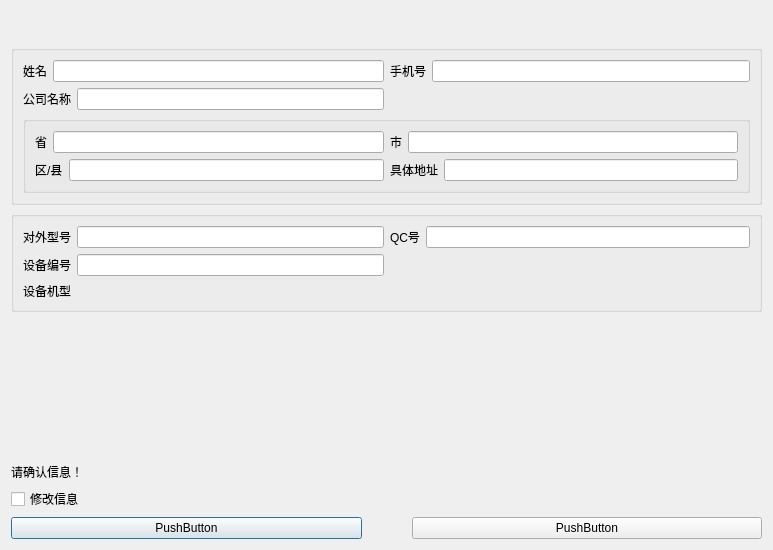
<?xml version="1.0" encoding="UTF-8"?>
<ui version="4.0">
 <class>OneKeyDialog</class>
 <widget class="QDialog" name="OneKeyDialog">
  <property name="geometry">
   <rect>
    <x>0</x>
    <y>0</y>
    <width>773</width>
    <height>550</height>
   </rect>
  </property>
  <property name="windowTitle">
   <string notr="true">Dialog</string>
  </property>
  <layout class="QGridLayout" name="gridLayout_5">
   <property name="topMargin">
    <number>45</number>
   </property>
   <item row="7" column="0">
    <layout class="QGridLayout" name="gridLayout_2">
     <property name="horizontalSpacing">
      <number>50</number>
     </property>
     <item row="0" column="0">
      <widget class="QPushButton" name="cancelBtn">
       <property name="text">
        <string notr="true">PushButton</string>
       </property>
      </widget>
     </item>
     <item row="0" column="1">
      <widget class="QPushButton" name="okBtn">
       <property name="text">
        <string notr="true">PushButton</string>
       </property>
      </widget>
     </item>
    </layout>
   </item>
   <item row="6" column="0">
    <widget class="QCheckBox" name="checkBox">
     <property name="text">
      <string>修改信息</string>
     </property>
    </widget>
   </item>
   <item row="0" column="0">
    <widget class="QGroupBox" name="groupBox">
     <property name="title">
      <string/>
     </property>
     <layout class="QGridLayout" name="gridLayout_6">
      <item row="0" column="0">
       <layout class="QGridLayout" name="gridLayout">
        <item row="0" column="0">
         <layout class="QHBoxLayout" name="horizontalLayout">
          <item>
           <widget class="QLabel" name="label_name">
            <property name="text">
             <string>姓名</string>
            </property>
           </widget>
          </item>
          <item>
           <widget class="myLineEdit" name="lineEdit_name"/>
          </item>
         </layout>
        </item>
        <item row="0" column="1">
         <layout class="QHBoxLayout" name="horizontalLayout_2">
          <item>
           <widget class="QLabel" name="label_phone">
            <property name="text">
             <string>手机号</string>
            </property>
           </widget>
          </item>
          <item>
           <widget class="myLineEdit" name="lineEdit_phone"/>
          </item>
         </layout>
        </item>
        <item row="1" column="0">
         <layout class="QHBoxLayout" name="horizontalLayout_3">
          <item>
           <widget class="QLabel" name="label_compname">
            <property name="text">
             <string>公司名称</string>
            </property>
           </widget>
          </item>
          <item>
           <widget class="myLineEdit" name="lineEdit_comname"/>
          </item>
         </layout>
        </item>
        <item row="1" column="1">
         <spacer name="horizontalSpacer">
          <property name="orientation">
           <enum>Qt::Horizontal</enum>
          </property>
          <property name="sizeHint" stdset="0">
           <size>
            <width>40</width>
            <height>20</height>
           </size>
          </property>
         </spacer>
        </item>
       </layout>
      </item>
      <item row="1" column="0">
       <widget class="QGroupBox" name="groupBox_3">
        <property name="title">
         <string/>
        </property>
        <layout class="QGridLayout" name="gridLayout_4">
         <item row="1" column="0">
          <layout class="QHBoxLayout" name="horizontalLayout_13">
           <item>
            <widget class="QLabel" name="label_place_3">
             <property name="text">
              <string>区/县</string>
             </property>
            </widget>
           </item>
           <item>
            <widget class="myLineEdit" name="lineEdit_place_3"/>
           </item>
          </layout>
         </item>
         <item row="1" column="1">
          <layout class="QHBoxLayout" name="horizontalLayout_14">
           <item>
            <widget class="QLabel" name="label_place_4">
             <property name="text">
              <string>具体地址</string>
             </property>
            </widget>
           </item>
           <item>
            <widget class="myLineEdit" name="lineEdit_place_4"/>
           </item>
          </layout>
         </item>
         <item row="0" column="1">
          <layout class="QHBoxLayout" name="horizontalLayout_10">
           <item>
            <widget class="QLabel" name="label_place_6">
             <property name="text">
              <string>市</string>
             </property>
            </widget>
           </item>
           <item>
            <widget class="myLineEdit" name="lineEdit_place_2"/>
           </item>
          </layout>
         </item>
         <item row="0" column="0">
          <layout class="QHBoxLayout" name="horizontalLayout_6">
           <item>
            <widget class="QLabel" name="label_place_2">
             <property name="text">
              <string>省</string>
             </property>
            </widget>
           </item>
           <item>
            <widget class="myLineEdit" name="lineEdit_place_1"/>
           </item>
          </layout>
         </item>
        </layout>
       </widget>
      </item>
     </layout>
    </widget>
   </item>
   <item row="1" column="0">
    <widget class="QGroupBox" name="groupBox_2">
     <property name="title">
      <string/>
     </property>
     <layout class="QGridLayout" name="gridLayout_3">
      <item row="0" column="1">
       <layout class="QHBoxLayout" name="horizontalLayout_4">
        <item>
         <widget class="QLabel" name="label_QCnum">
          <property name="text">
           <string>QC号</string>
          </property>
         </widget>
        </item>
        <item>
         <widget class="myLineEdit" name="lineEdit_QCnum"/>
        </item>
       </layout>
      </item>
      <item row="1" column="0">
       <layout class="QHBoxLayout" name="horizontalLayout_7">
        <item>
         <widget class="QLabel" name="label_id">
          <property name="text">
           <string>设备编号</string>
          </property>
         </widget>
        </item>
        <item>
         <widget class="myLineEdit" name="lineEdit_machineID"/>
        </item>
       </layout>
      </item>
      <item row="0" column="0">
       <layout class="QHBoxLayout" name="horizontalLayout_8">
        <item>
         <widget class="QLabel" name="label_type2">
          <property name="text">
           <string>对外型号</string>
          </property>
         </widget>
        </item>
        <item>
         <widget class="myLineEdit" name="lineEdit_type2"/>
        </item>
       </layout>
      </item>
      <item row="2" column="0">
       <widget class="QLabel" name="label_type">
        <property name="text">
         <string>设备机型</string>
        </property>
       </widget>
      </item>
      <item row="1" column="1">
       <spacer name="horizontalSpacer_2">
        <property name="orientation">
         <enum>Qt::Horizontal</enum>
        </property>
        <property name="sizeHint" stdset="0">
         <size>
          <width>40</width>
          <height>20</height>
         </size>
        </property>
       </spacer>
      </item>
     </layout>
     <zorder></zorder>
     <zorder>label_type</zorder>
     <zorder>horizontalSpacer_2</zorder>
    </widget>
   </item>
   <item row="4" column="0">
    <spacer name="verticalSpacer">
     <property name="orientation">
      <enum>Qt::Vertical</enum>
     </property>
     <property name="sizeHint" stdset="0">
      <size>
       <width>20</width>
       <height>40</height>
      </size>
     </property>
    </spacer>
   </item>
   <item row="5" column="0">
    <widget class="QLabel" name="label">
     <property name="text">
      <string>请确认信息！</string>
     </property>
    </widget>
   </item>
  </layout>
 </widget>
 <customwidgets>
  <customwidget>
   <class>myLineEdit</class>
   <extends>QLineEdit</extends>
   <header location="global">mysortwidget/mylineedit.h</header>
  </customwidget>
 </customwidgets>
 <resources/>
 <connections/>
</ui>
